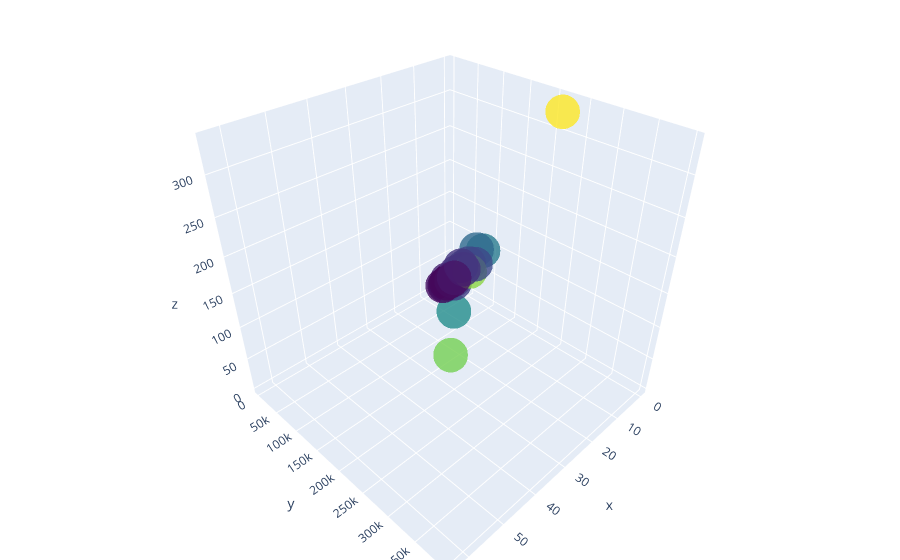

This figure's notebook cell:
### Code cell
#3D Plotly visualization
#import chart_studio

#chart_studio.tools.set_credentials_file(username='DemoAccount', api_key='lr1c37zw81')

x = df_bar_pubg['solo_Wins']
y = df_bar_pubg['solo_TimeSurvived']
z = df_bar_pubg['solo_RoundsPlayed']

trace1 = go.Scatter3d(
    x=x,
    y=y,
    z=z,
    mode='markers',
    marker=dict(
    size=12,
    color=z,
    colorscale='Viridis',
    opacity=0.8))

data = [trace1]
layout = go.Layout(
    margin=dict(
    l=0,
    r=0,
    b=0,
    t=0)
)

fig = go.Figure(data=data, layout=layout)
iplot(fig, filename='3d-pubg-plot')

### Figure 1 — Plotly figure (JSON) as saved in the notebook; plotly's stock layout.template omitted (floating-point values rounded to 4 significant figures)
{"data": [{"marker": {"color": [17, 33, 5, 8, 6, 16, 142, 19, 44, 8, 116, 335, 87, 72, 23, 3, 165, 65, 16, 45, 55, 45, 9, 14, 277, 265, 77, 52, 56, 22], "colorscale": [[0, "#440154"], [0.1111, "#482878"], [0.2222, "#3e4989"], [0.3333, "#31688e"], [0.4444, "#26828e"], [0.5556, "#1f9e89"], [0.6667, "#35b779"], [0.7778, "#6ece58"], [0.8889, "#b5de2b"], [1, "#fde725"]], "opacity": 0.8, "size": 12}, "mode": "markers", "type": "scatter3d", "x": [3, 6, 0, 4, 2, 5, 12, 5, 6, 2, 7, 4, 9, 4, 3, 1, 38, 12, 6, 2, 7, 4, 3, 2, 48, 63, 4, 3, 3, 2], "y": [18470.0, 33010.0, 4330.0, 13420.0, 9841.0, 22000.0, 148100.0, 26090.0, 49280.0, 10280.0, 106300.0, 233000.0, 91380.0, 71910.0, 31000.0, 3638.0, 246800.0, 87210.0, 20930.0, 45920.0, 62760.0, 43120.0, 11730.0, 18490.0, 331200.0, 397000.0, 87510.0, 53550.0, 47970.0, 25090.0], "z": [17, 33, 5, 8, 6, 16, 142, 19, 44, 8, 116, 335, 87, 72, 23, 3, 165, 65, 16, 45, 55, 45, 9, 14, 277, 265, 77, 52, 56, 22]}], "layout": {"margin": {"b": 0, "l": 0, "r": 0, "t": 0}}}
